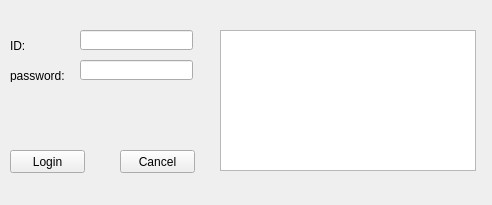
<?xml version="1.0" encoding="UTF-8"?>
<ui version="4.0">
 <class>Form</class>
 <widget class="QWidget" name="Form">
  <property name="geometry">
   <rect>
    <x>0</x>
    <y>0</y>
    <width>492</width>
    <height>205</height>
   </rect>
  </property>
  <property name="windowTitle">
   <string>Form</string>
  </property>
  <widget class="QTextBrowser" name="textBrowser">
   <property name="geometry">
    <rect>
     <x>220</x>
     <y>30</y>
     <width>256</width>
     <height>141</height>
    </rect>
   </property>
  </widget>
  <widget class="QLabel" name="label">
   <property name="geometry">
    <rect>
     <x>10</x>
     <y>40</y>
     <width>54</width>
     <height>12</height>
    </rect>
   </property>
   <property name="text">
    <string>ID:</string>
   </property>
  </widget>
  <widget class="QLabel" name="label_2">
   <property name="geometry">
    <rect>
     <x>10</x>
     <y>70</y>
     <width>54</width>
     <height>12</height>
    </rect>
   </property>
   <property name="text">
    <string>password:</string>
   </property>
  </widget>
  <widget class="QLineEdit" name="lineEdit">
   <property name="geometry">
    <rect>
     <x>80</x>
     <y>30</y>
     <width>113</width>
     <height>20</height>
    </rect>
   </property>
   <property name="text">
    <string/>
   </property>
  </widget>
  <widget class="QLineEdit" name="lineEdit_2">
   <property name="geometry">
    <rect>
     <x>80</x>
     <y>60</y>
     <width>113</width>
     <height>20</height>
    </rect>
   </property>
  </widget>
  <widget class="QPushButton" name="pushButton">
   <property name="geometry">
    <rect>
     <x>10</x>
     <y>150</y>
     <width>75</width>
     <height>23</height>
    </rect>
   </property>
   <property name="text">
    <string>Login</string>
   </property>
  </widget>
  <widget class="QPushButton" name="pushButton_2">
   <property name="geometry">
    <rect>
     <x>120</x>
     <y>150</y>
     <width>75</width>
     <height>23</height>
    </rect>
   </property>
   <property name="text">
    <string>Cancel</string>
   </property>
  </widget>
 </widget>
 <resources/>
 <connections/>
</ui>
